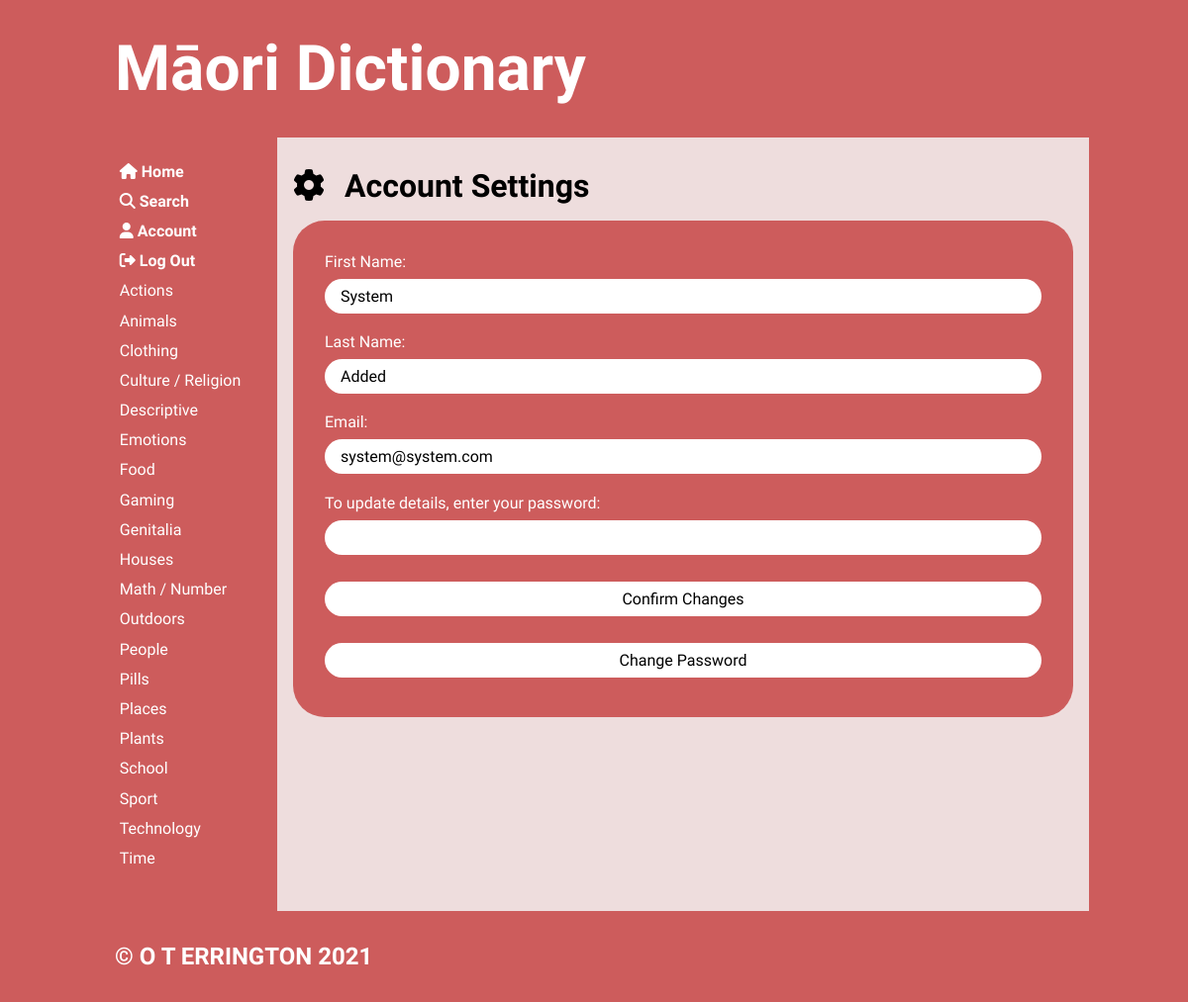
Page /usersettings (signed in) on the committed database.
### tables this page shows
CREATE TABLE "categories"
(
	cat_id integer
		constraint Category_pk
			primary key autoincrement,
	category varchar(20)
);

CREATE TABLE users
(
	user_id integer
		constraint users_pk
			primary key autoincrement,
	fname varchar(20),
	lname varchar(30),
	email varchar(50),
	password varchar(30)
);

### app.py (the view, shortened to what this page needs)
@app.route('/usersettings', methods=['GET', 'POST'])
def render_usersettings_page():
    if not is_logged_in():  # if not logged in redirect
        flash('You are not logged in')
        return redirect('/')
    con = create_connection(DB_NAME)
    query = """SELECT user_id, fname, lname, email, password
        FROM users
        WHERE user_id=?"""
    cur = con.cursor()
    cur.execute(query, (session['user_id'],))
    user_info = cur.fetchall()
    con.close()
    return render_template('usersettings.html', categories=get_categories(),
                           logged_in=is_logged_in(), user_info=user_info)

### app.py (called while the page is built)
def create_connection(db_file):
    try:
        connection = sqlite3.connect(db_file)
        return connection
    except Error as e:  # unless there's an error
        print(e)
    return None

def get_categories():
    con = create_connection(DB_NAME)
    query = """SELECT cat_id, category
            FROM categories
            ORDER BY category"""
    cur = con.cursor()
    cur.execute(query)
    category_list = cur.fetchall()
    con.close()
    return category_list

def is_logged_in():
    if session.get("email") is None:
        print("not logged in")
        return False
    else:  # if email isn't empty then user must be logged in
        print("logged in")
        return True

### templates/usersettings.html (shortened to what this page needs)
{% extends 'base.html' %}
{% block main %}
    <div>
        <i class="fas fa-cog user-img"></i>
        <span class="span-heading">Account Settings</span>
        <form class="dataform" method="post">
            <div>
                <div><label for="fname">First Name:</label></div>
                <div><input type="text" name="fname" id="fname" required value="{{ user_info[0][1] }}"></div>
            </div>
            <div>
                <div><label for="lname">Last Name:</label></div>
                <div><input type="text" name="lname" id="lname" required value="{{ user_info[0][2] }}"></div>
            </div>
            <div>
                <div><label for="email">Email:</label></div>
                <div><input type="text" name="email" id="email" required value="{{ user_info[0][3] }}"></div>
            </div>
            <div>
                <div><label for="password">To update details, enter your password:</label></div>
                <div><input type="password" name="password" id="password" required></div>
            </div>
            <div>
                <div><input class="button" type="submit" value="Confirm Changes"></div>
            </div>
            <div>
                <div>
                    <button onclick="window.location.href='/changepassword'">
                        Change Password
                    </button>
                </div>
            </div>
        </form>
    </div>
{% endblock %}

### templates/base.html (shortened to what this page needs)
<!doctype html>
<html lang="en">
<head>
	<link href="{{ url_for('static', filename='css/style.css') }}" rel="stylesheet">
</head>
<body>
	<div id="container">
		<header>
			<a href="/"><h1>Māori Dictionary</h1></a>
		</header>
		<nav>
			<ul>
                <li>
                    <a href="/">
                        <i class="fas fa-home"></i><b> Home</b><br>
                    </a>
                    <a href="/search">
                        <i class="fas fa-search"></i><b> Search</b><br>
                    </a>
                    {% if logged_in %}
                        <a href="/user">
                            <i class="fas fa-user"></i><b> Account</b><br>
                        </a>
                        <a href="/logout"><i class="fas fa-sign-out-alt"></i><b> Log Out</b><br></a>
                    {%  else %}
                        <a href="/login"><i class="fas fa-sign-in-alt"></i><b> Login</b><br></a>
                    {%  endif %}
                    {% for category in categories %}
                        <a href="/category/{{ category[0] }}">
                            {{ category[1] }} <br/>
                        </a>
                    {% endfor %}
                    <br><br>
                </li>
			</ul>
		</nav>
		<main>
            {% block main%}{% endblock %}
        </main>
		<footer>
			<h3>
				&copy; O T ERRINGTON 2021
			</h3>
		</footer>
	</div>
</body>
</html>

### static/css/style.css (style rules this page uses)
* { font-family: 'KoHo', sans-serif; margin: 0; padding: 0; box-sizing: border-box; font-weight: 400; }
body { background-color: indianred; }
#container { display: grid; grid-template-columns: 75px auto; grid-template-areas: 'nav header' 'main main' 'footer footer'; }
header { grid-area: header; background-color: indianred; padding: 1rem; }
nav { grid-area: nav; }
main { grid-area: main; padding: 1rem; background-color: #edd; }
h1, h2, h3, h4, .span-heading { padding: 1rem 0; font-weight: 700; font-size: 2rem; color: black; }
h1 { font-size: 4rem; color: white; }
h3 { font-size: 1.5rem; color: white; }
a { color: #222; text-decoration: none; }
button, .button { border: none; cursor: pointer; transition-duration: 0.2s; width: 100%; border-radius: 1.2rem; padding: 0.5rem 1rem; font-size: 1rem; margin: 0.5rem 0; background-color: white; }
.dataform { margin: 1rem 0; border: 0; padding: 2rem; background-color: indianred; border-radius: 2rem; }
.dataform label { color: white; }
.dataform input, textarea, .categoryselect { width: 100%; border: none; border-radius: 1.2rem; padding: 0.5rem 1rem; font-size: 1rem; margin: 0.5rem 0 1.2rem 0; }
.user-img { font-size: 2rem; padding: 1rem 1rem 0 0; }
b { font-weight: 700; }
footer { grid-area: footer; padding: 1rem; background-color: indianred; }
@media only screen and (min-width: 768px) { #container { grid-template-columns: 180px auto; grid-template-areas: 'header header' 'nav main' 'footer footer'; } }
@media only screen and (min-width: 768px) { nav { background-color: indianred; padding: 0 0.5rem; } }
@media only screen and (min-width: 768px) { nav ul { list-style: none; } }
@media only screen and (min-width: 768px) { nav a { display: block; color: #fff; text-decoration: none; padding: 0.35rem 0 0.35rem 0.8rem; } }
@media only screen and (min-width: 1000px) { #container { width: 1000px; margin: auto; } }

### rows in the picture
categories: category "Actions"
categories: category "Animals"
categories: category "Clothing"
categories: category "Culture / Religion"
categories: category "Descriptive"
categories: category "Emotions"
categories: category "Food"
categories: category "Gaming"
categories: category "Genitalia"
categories: category "Houses"
categories: category "Math / Number"
categories: category "Outdoors"
categories: category "People"
categories: category "Pills"
categories: category "Places"
categories: category "Plants"
categories: category "School"
categories: category "Sport"
categories: category "Technology"
categories: category "Time"
users: fname "System", lname "Added", email "system@system.com"
